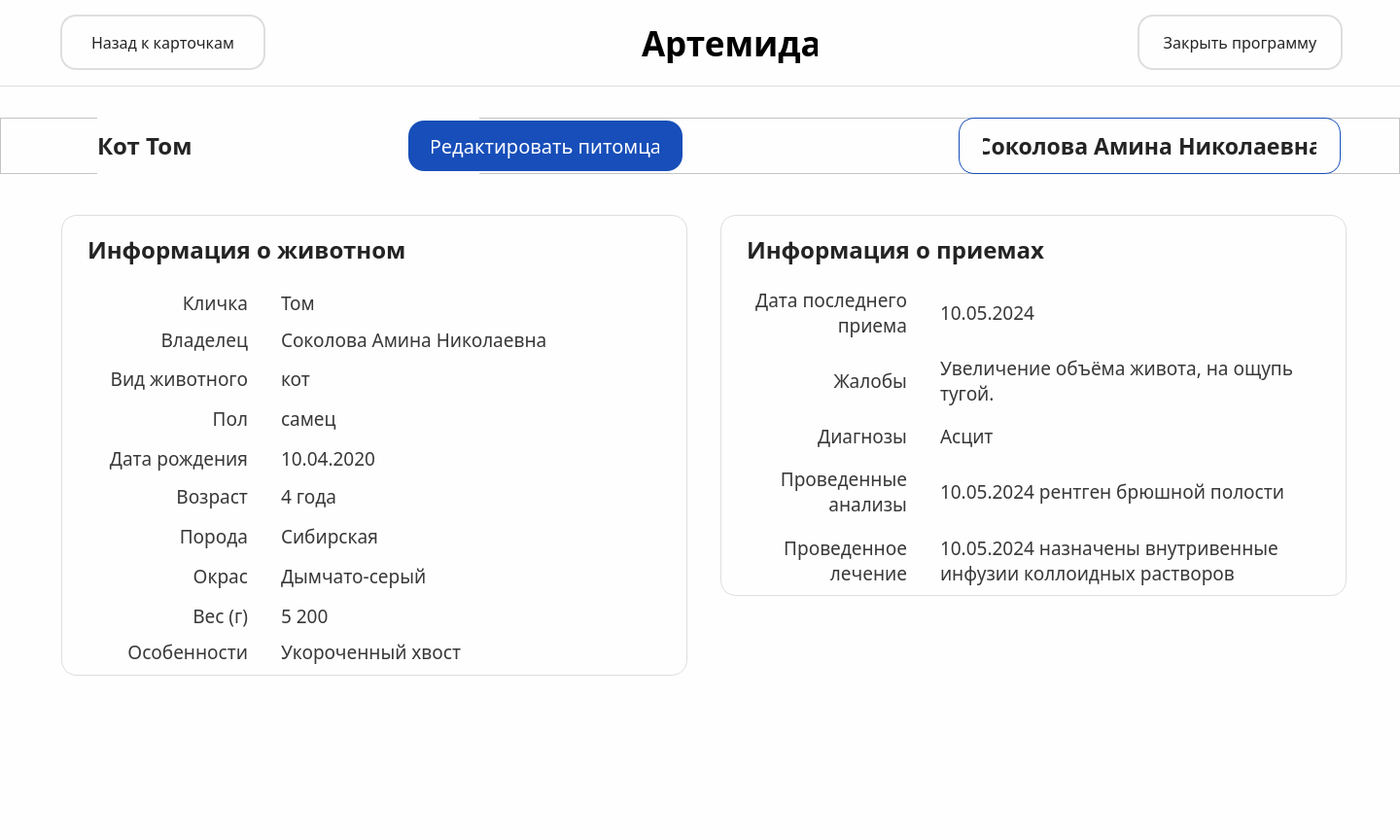
<?xml version="1.0" encoding="UTF-8"?>
<ui version="4.0">
 <class>petCard</class>
 <widget class="QMainWindow" name="petCard">
  <property name="geometry">
   <rect>
    <x>0</x>
    <y>0</y>
    <width>1440</width>
    <height>864</height>
   </rect>
  </property>
  <property name="windowTitle">
   <string>MainWindow</string>
  </property>
  <property name="styleSheet">
   <string notr="true">background-color: #FEFEFE;</string>
  </property>
  <widget class="QWidget" name="centralwidget">
   <widget class="QFrame" name="info">
    <property name="geometry">
     <rect>
      <x>63</x>
      <y>221</y>
      <width>644</width>
      <height>474</height>
     </rect>
    </property>
    <property name="styleSheet">
     <string notr="true">QFrame {
    border: none; 
}

QFrame#info {
    border: 1px solid #DEDEDE;
	border-radius: 16px;
}</string>
    </property>
    <property name="frameShape">
     <enum>QFrame::StyledPanel</enum>
    </property>
    <property name="frameShadow">
     <enum>QFrame::Raised</enum>
    </property>
    <widget class="QLabel" name="label_77">
     <property name="geometry">
      <rect>
       <x>27</x>
       <y>19</y>
       <width>596</width>
       <height>34</height>
      </rect>
     </property>
     <property name="font">
      <font>
       <family>Onest SemiBold</family>
       <pointsize>18</pointsize>
       <weight>75</weight>
       <bold>true</bold>
      </font>
     </property>
     <property name="styleSheet">
      <string notr="true">color: #242424;</string>
     </property>
     <property name="text">
      <string>Информация о животном</string>
     </property>
    </widget>
    <widget class="QWidget" name="aboutpet_9" native="true">
     <property name="geometry">
      <rect>
       <x>24</x>
       <y>75</y>
       <width>596</width>
       <height>388</height>
      </rect>
     </property>
     <widget class="QLabel" name="label_78">
      <property name="geometry">
       <rect>
        <x>0</x>
        <y>1</y>
        <width>168</width>
        <height>28</height>
       </rect>
      </property>
      <property name="font">
       <font>
        <family>Onest</family>
        <pointsize>14</pointsize>
       </font>
      </property>
      <property name="layoutDirection">
       <enum>Qt::LeftToRight</enum>
      </property>
      <property name="styleSheet">
       <string notr="true">color: #383838;</string>
      </property>
      <property name="text">
       <string>Кличка</string>
      </property>
      <property name="alignment">
       <set>Qt::AlignRight|Qt::AlignTrailing|Qt::AlignVCenter</set>
      </property>
     </widget>
     <widget class="QLabel" name="label_79">
      <property name="geometry">
       <rect>
        <x>0</x>
        <y>39</y>
        <width>168</width>
        <height>28</height>
       </rect>
      </property>
      <property name="font">
       <font>
        <family>Onest</family>
        <pointsize>14</pointsize>
       </font>
      </property>
      <property name="layoutDirection">
       <enum>Qt::LeftToRight</enum>
      </property>
      <property name="styleSheet">
       <string notr="true">color: #383838;</string>
      </property>
      <property name="text">
       <string>Владелец</string>
      </property>
      <property name="alignment">
       <set>Qt::AlignRight|Qt::AlignTrailing|Qt::AlignVCenter</set>
      </property>
     </widget>
     <widget class="QLabel" name="label_80">
      <property name="geometry">
       <rect>
        <x>0</x>
        <y>79</y>
        <width>168</width>
        <height>28</height>
       </rect>
      </property>
      <property name="font">
       <font>
        <family>Onest</family>
        <pointsize>14</pointsize>
       </font>
      </property>
      <property name="layoutDirection">
       <enum>Qt::LeftToRight</enum>
      </property>
      <property name="styleSheet">
       <string notr="true">color: #383838;</string>
      </property>
      <property name="text">
       <string>Вид животного</string>
      </property>
      <property name="alignment">
       <set>Qt::AlignRight|Qt::AlignTrailing|Qt::AlignVCenter</set>
      </property>
     </widget>
     <widget class="QLabel" name="label_81">
      <property name="geometry">
       <rect>
        <x>0</x>
        <y>120</y>
        <width>168</width>
        <height>28</height>
       </rect>
      </property>
      <property name="font">
       <font>
        <family>Onest</family>
        <pointsize>14</pointsize>
       </font>
      </property>
      <property name="layoutDirection">
       <enum>Qt::LeftToRight</enum>
      </property>
      <property name="styleSheet">
       <string notr="true">color: #383838;</string>
      </property>
      <property name="text">
       <string>Пол</string>
      </property>
      <property name="alignment">
       <set>Qt::AlignRight|Qt::AlignTrailing|Qt::AlignVCenter</set>
      </property>
     </widget>
     <widget class="QLabel" name="label_82">
      <property name="geometry">
       <rect>
        <x>0</x>
        <y>161</y>
        <width>168</width>
        <height>28</height>
       </rect>
      </property>
      <property name="font">
       <font>
        <family>Onest</family>
        <pointsize>14</pointsize>
       </font>
      </property>
      <property name="layoutDirection">
       <enum>Qt::LeftToRight</enum>
      </property>
      <property name="styleSheet">
       <string notr="true">color: #383838;</string>
      </property>
      <property name="text">
       <string>Дата рождения</string>
      </property>
      <property name="alignment">
       <set>Qt::AlignRight|Qt::AlignTrailing|Qt::AlignVCenter</set>
      </property>
     </widget>
     <widget class="QLabel" name="label_83">
      <property name="geometry">
       <rect>
        <x>0</x>
        <y>200</y>
        <width>168</width>
        <height>28</height>
       </rect>
      </property>
      <property name="font">
       <font>
        <family>Onest</family>
        <pointsize>14</pointsize>
       </font>
      </property>
      <property name="layoutDirection">
       <enum>Qt::LeftToRight</enum>
      </property>
      <property name="styleSheet">
       <string notr="true">color: #383838;</string>
      </property>
      <property name="text">
       <string>Возраст</string>
      </property>
      <property name="alignment">
       <set>Qt::AlignRight|Qt::AlignTrailing|Qt::AlignVCenter</set>
      </property>
     </widget>
     <widget class="QLabel" name="label_84">
      <property name="geometry">
       <rect>
        <x>0</x>
        <y>241</y>
        <width>168</width>
        <height>28</height>
       </rect>
      </property>
      <property name="font">
       <font>
        <family>Onest</family>
        <pointsize>14</pointsize>
       </font>
      </property>
      <property name="layoutDirection">
       <enum>Qt::LeftToRight</enum>
      </property>
      <property name="styleSheet">
       <string notr="true">color: #383838;</string>
      </property>
      <property name="text">
       <string>Порода</string>
      </property>
      <property name="alignment">
       <set>Qt::AlignRight|Qt::AlignTrailing|Qt::AlignVCenter</set>
      </property>
     </widget>
     <widget class="QLabel" name="label_85">
      <property name="geometry">
       <rect>
        <x>0</x>
        <y>282</y>
        <width>168</width>
        <height>28</height>
       </rect>
      </property>
      <property name="font">
       <font>
        <family>Onest</family>
        <pointsize>14</pointsize>
       </font>
      </property>
      <property name="layoutDirection">
       <enum>Qt::LeftToRight</enum>
      </property>
      <property name="styleSheet">
       <string notr="true">color: #383838;</string>
      </property>
      <property name="text">
       <string>Окрас</string>
      </property>
      <property name="alignment">
       <set>Qt::AlignRight|Qt::AlignTrailing|Qt::AlignVCenter</set>
      </property>
     </widget>
     <widget class="QLineEdit" name="lineEdit_56">
      <property name="geometry">
       <rect>
        <x>200</x>
        <y>417</y>
        <width>396</width>
        <height>40</height>
       </rect>
      </property>
      <property name="font">
       <font>
        <family>Onest</family>
        <pointsize>14</pointsize>
       </font>
      </property>
      <property name="styleSheet">
       <string notr="true">border: 1px solid #DEDEDE;
border-radius: 6px;
padding: 6px 16px;
</string>
      </property>
      <property name="placeholderText">
       <string>Укажите вес в граммах</string>
      </property>
     </widget>
     <widget class="QLabel" name="label_86">
      <property name="geometry">
       <rect>
        <x>0</x>
        <y>323</y>
        <width>168</width>
        <height>28</height>
       </rect>
      </property>
      <property name="font">
       <font>
        <family>Onest</family>
        <pointsize>14</pointsize>
       </font>
      </property>
      <property name="layoutDirection">
       <enum>Qt::LeftToRight</enum>
      </property>
      <property name="styleSheet">
       <string notr="true">color: #383838;</string>
      </property>
      <property name="text">
       <string>Вес (г)</string>
      </property>
      <property name="alignment">
       <set>Qt::AlignRight|Qt::AlignTrailing|Qt::AlignVCenter</set>
      </property>
     </widget>
     <widget class="QLabel" name="label_87">
      <property name="geometry">
       <rect>
        <x>0</x>
        <y>360</y>
        <width>168</width>
        <height>28</height>
       </rect>
      </property>
      <property name="font">
       <font>
        <family>Onest</family>
        <pointsize>14</pointsize>
       </font>
      </property>
      <property name="layoutDirection">
       <enum>Qt::LeftToRight</enum>
      </property>
      <property name="styleSheet">
       <string notr="true">color: #383838;</string>
      </property>
      <property name="text">
       <string>Особенности</string>
      </property>
      <property name="alignment">
       <set>Qt::AlignRight|Qt::AlignTrailing|Qt::AlignVCenter</set>
      </property>
     </widget>
     <widget class="QLineEdit" name="lineEdit_57">
      <property name="geometry">
       <rect>
        <x>200</x>
        <y>468</y>
        <width>396</width>
        <height>40</height>
       </rect>
      </property>
      <property name="font">
       <font>
        <family>Onest</family>
        <pointsize>14</pointsize>
       </font>
      </property>
      <property name="styleSheet">
       <string notr="true">border: 1px solid #DEDEDE;
border-radius: 6px;
padding: 6px 16px;
</string>
      </property>
      <property name="placeholderText">
       <string>Опишите особенности</string>
      </property>
     </widget>
     <widget class="QLabel" name="label_97">
      <property name="geometry">
       <rect>
        <x>202</x>
        <y>1</y>
        <width>391</width>
        <height>28</height>
       </rect>
      </property>
      <property name="font">
       <font>
        <family>Onest Medium</family>
        <pointsize>14</pointsize>
       </font>
      </property>
      <property name="layoutDirection">
       <enum>Qt::LeftToRight</enum>
      </property>
      <property name="styleSheet">
       <string notr="true">color: #383838;</string>
      </property>
      <property name="text">
       <string>Том</string>
      </property>
      <property name="alignment">
       <set>Qt::AlignLeading|Qt::AlignLeft|Qt::AlignVCenter</set>
      </property>
     </widget>
     <widget class="QLabel" name="label_98">
      <property name="geometry">
       <rect>
        <x>202</x>
        <y>39</y>
        <width>391</width>
        <height>28</height>
       </rect>
      </property>
      <property name="font">
       <font>
        <family>Onest Medium</family>
        <pointsize>14</pointsize>
       </font>
      </property>
      <property name="layoutDirection">
       <enum>Qt::LeftToRight</enum>
      </property>
      <property name="styleSheet">
       <string notr="true">color: #383838;</string>
      </property>
      <property name="text">
       <string>Соколова Амина Николаевна</string>
      </property>
      <property name="alignment">
       <set>Qt::AlignLeading|Qt::AlignLeft|Qt::AlignVCenter</set>
      </property>
     </widget>
     <widget class="QLabel" name="label_99">
      <property name="geometry">
       <rect>
        <x>202</x>
        <y>79</y>
        <width>391</width>
        <height>28</height>
       </rect>
      </property>
      <property name="font">
       <font>
        <family>Onest Medium</family>
        <pointsize>14</pointsize>
       </font>
      </property>
      <property name="layoutDirection">
       <enum>Qt::LeftToRight</enum>
      </property>
      <property name="styleSheet">
       <string notr="true">color: #383838;</string>
      </property>
      <property name="text">
       <string>кот</string>
      </property>
      <property name="alignment">
       <set>Qt::AlignLeading|Qt::AlignLeft|Qt::AlignVCenter</set>
      </property>
     </widget>
     <widget class="QLabel" name="label_100">
      <property name="geometry">
       <rect>
        <x>202</x>
        <y>120</y>
        <width>391</width>
        <height>28</height>
       </rect>
      </property>
      <property name="font">
       <font>
        <family>Onest Medium</family>
        <pointsize>14</pointsize>
       </font>
      </property>
      <property name="layoutDirection">
       <enum>Qt::LeftToRight</enum>
      </property>
      <property name="styleSheet">
       <string notr="true">color: #383838;</string>
      </property>
      <property name="text">
       <string>самец</string>
      </property>
      <property name="alignment">
       <set>Qt::AlignLeading|Qt::AlignLeft|Qt::AlignVCenter</set>
      </property>
     </widget>
     <widget class="QLabel" name="label_101">
      <property name="geometry">
       <rect>
        <x>202</x>
        <y>161</y>
        <width>391</width>
        <height>28</height>
       </rect>
      </property>
      <property name="font">
       <font>
        <family>Onest Medium</family>
        <pointsize>14</pointsize>
       </font>
      </property>
      <property name="layoutDirection">
       <enum>Qt::LeftToRight</enum>
      </property>
      <property name="styleSheet">
       <string notr="true">color: #383838;</string>
      </property>
      <property name="text">
       <string>10.04.2020</string>
      </property>
      <property name="alignment">
       <set>Qt::AlignLeading|Qt::AlignLeft|Qt::AlignVCenter</set>
      </property>
     </widget>
     <widget class="QLabel" name="label_102">
      <property name="geometry">
       <rect>
        <x>202</x>
        <y>200</y>
        <width>391</width>
        <height>28</height>
       </rect>
      </property>
      <property name="font">
       <font>
        <family>Onest Medium</family>
        <pointsize>14</pointsize>
       </font>
      </property>
      <property name="layoutDirection">
       <enum>Qt::LeftToRight</enum>
      </property>
      <property name="styleSheet">
       <string notr="true">color: #383838;</string>
      </property>
      <property name="text">
       <string>4 года</string>
      </property>
      <property name="alignment">
       <set>Qt::AlignLeading|Qt::AlignLeft|Qt::AlignVCenter</set>
      </property>
     </widget>
     <widget class="QLabel" name="label_103">
      <property name="geometry">
       <rect>
        <x>202</x>
        <y>241</y>
        <width>391</width>
        <height>28</height>
       </rect>
      </property>
      <property name="font">
       <font>
        <family>Onest Medium</family>
        <pointsize>14</pointsize>
       </font>
      </property>
      <property name="layoutDirection">
       <enum>Qt::LeftToRight</enum>
      </property>
      <property name="styleSheet">
       <string notr="true">color: #383838;</string>
      </property>
      <property name="text">
       <string>Сибирская</string>
      </property>
      <property name="alignment">
       <set>Qt::AlignLeading|Qt::AlignLeft|Qt::AlignVCenter</set>
      </property>
     </widget>
     <widget class="QLabel" name="label_104">
      <property name="geometry">
       <rect>
        <x>202</x>
        <y>282</y>
        <width>391</width>
        <height>28</height>
       </rect>
      </property>
      <property name="font">
       <font>
        <family>Onest Medium</family>
        <pointsize>14</pointsize>
       </font>
      </property>
      <property name="layoutDirection">
       <enum>Qt::LeftToRight</enum>
      </property>
      <property name="styleSheet">
       <string notr="true">color: #383838;</string>
      </property>
      <property name="text">
       <string>Дымчато-серый</string>
      </property>
      <property name="alignment">
       <set>Qt::AlignLeading|Qt::AlignLeft|Qt::AlignVCenter</set>
      </property>
     </widget>
     <widget class="QLabel" name="label_105">
      <property name="geometry">
       <rect>
        <x>202</x>
        <y>323</y>
        <width>391</width>
        <height>28</height>
       </rect>
      </property>
      <property name="font">
       <font>
        <family>Onest Medium</family>
        <pointsize>14</pointsize>
       </font>
      </property>
      <property name="layoutDirection">
       <enum>Qt::LeftToRight</enum>
      </property>
      <property name="styleSheet">
       <string notr="true">color: #383838;</string>
      </property>
      <property name="text">
       <string>5 200</string>
      </property>
      <property name="alignment">
       <set>Qt::AlignLeading|Qt::AlignLeft|Qt::AlignVCenter</set>
      </property>
     </widget>
     <widget class="QLabel" name="label_106">
      <property name="geometry">
       <rect>
        <x>202</x>
        <y>360</y>
        <width>391</width>
        <height>28</height>
       </rect>
      </property>
      <property name="font">
       <font>
        <family>Onest Medium</family>
        <pointsize>14</pointsize>
       </font>
      </property>
      <property name="layoutDirection">
       <enum>Qt::LeftToRight</enum>
      </property>
      <property name="styleSheet">
       <string notr="true">color: #383838;</string>
      </property>
      <property name="text">
       <string>Укороченный хвост</string>
      </property>
      <property name="alignment">
       <set>Qt::AlignLeading|Qt::AlignLeft|Qt::AlignVCenter</set>
      </property>
     </widget>
    </widget>
   </widget>
   <widget class="QFrame" name="info_2">
    <property name="geometry">
     <rect>
      <x>741</x>
      <y>221</y>
      <width>644</width>
      <height>392</height>
     </rect>
    </property>
    <property name="styleSheet">
     <string notr="true">QFrame {
    border: none; 
}

QFrame#info_2 {
    border: 1px solid #DEDEDE;
	border-radius: 16px;
}</string>
    </property>
    <property name="frameShape">
     <enum>QFrame::StyledPanel</enum>
    </property>
    <property name="frameShadow">
     <enum>QFrame::Raised</enum>
    </property>
    <widget class="QLabel" name="label_88">
     <property name="geometry">
      <rect>
       <x>27</x>
       <y>19</y>
       <width>596</width>
       <height>34</height>
      </rect>
     </property>
     <property name="font">
      <font>
       <family>Onest SemiBold</family>
       <pointsize>18</pointsize>
       <weight>75</weight>
       <bold>true</bold>
      </font>
     </property>
     <property name="styleSheet">
      <string notr="true">color: #242424;</string>
     </property>
     <property name="text">
      <string>Информация о приемах</string>
     </property>
    </widget>
    <widget class="QWidget" name="aboutpet_10" native="true">
     <property name="geometry">
      <rect>
       <x>24</x>
       <y>72</y>
       <width>596</width>
       <height>316</height>
      </rect>
     </property>
     <widget class="QLabel" name="label_89">
      <property name="geometry">
       <rect>
        <x>0</x>
        <y>0</y>
        <width>168</width>
        <height>56</height>
       </rect>
      </property>
      <property name="font">
       <font>
        <family>Onest</family>
        <pointsize>14</pointsize>
       </font>
      </property>
      <property name="layoutDirection">
       <enum>Qt::LeftToRight</enum>
      </property>
      <property name="styleSheet">
       <string notr="true">color: #383838;</string>
      </property>
      <property name="text">
       <string>Дата последнего приема</string>
      </property>
      <property name="textFormat">
       <enum>Qt::AutoText</enum>
      </property>
      <property name="alignment">
       <set>Qt::AlignRight|Qt::AlignTrailing|Qt::AlignVCenter</set>
      </property>
      <property name="wordWrap">
       <bool>true</bool>
      </property>
      <property name="margin">
       <number>0</number>
      </property>
      <property name="indent">
       <number>-1</number>
      </property>
     </widget>
     <widget class="QLabel" name="label_90">
      <property name="geometry">
       <rect>
        <x>0</x>
        <y>70</y>
        <width>168</width>
        <height>56</height>
       </rect>
      </property>
      <property name="font">
       <font>
        <family>Onest</family>
        <pointsize>14</pointsize>
       </font>
      </property>
      <property name="layoutDirection">
       <enum>Qt::LeftToRight</enum>
      </property>
      <property name="styleSheet">
       <string notr="true">color: #383838;</string>
      </property>
      <property name="text">
       <string>Жалобы</string>
      </property>
      <property name="alignment">
       <set>Qt::AlignRight|Qt::AlignTrailing|Qt::AlignVCenter</set>
      </property>
     </widget>
     <widget class="QLabel" name="label_91">
      <property name="geometry">
       <rect>
        <x>0</x>
        <y>141</y>
        <width>168</width>
        <height>28</height>
       </rect>
      </property>
      <property name="font">
       <font>
        <family>Onest</family>
        <pointsize>14</pointsize>
       </font>
      </property>
      <property name="layoutDirection">
       <enum>Qt::LeftToRight</enum>
      </property>
      <property name="styleSheet">
       <string notr="true">color: #383838;</string>
      </property>
      <property name="text">
       <string>Диагнозы</string>
      </property>
      <property name="alignment">
       <set>Qt::AlignRight|Qt::AlignTrailing|Qt::AlignVCenter</set>
      </property>
     </widget>
     <widget class="QLabel" name="label_92">
      <property name="geometry">
       <rect>
        <x>0</x>
        <y>184</y>
        <width>168</width>
        <height>56</height>
       </rect>
      </property>
      <property name="font">
       <font>
        <family>Onest</family>
        <pointsize>14</pointsize>
       </font>
      </property>
      <property name="layoutDirection">
       <enum>Qt::LeftToRight</enum>
      </property>
      <property name="styleSheet">
       <string notr="true">color: #383838;</string>
      </property>
      <property name="text">
       <string>Проведенные анализы</string>
      </property>
      <property name="alignment">
       <set>Qt::AlignRight|Qt::AlignTrailing|Qt::AlignVCenter</set>
      </property>
      <property name="wordWrap">
       <bool>true</bool>
      </property>
     </widget>
     <widget class="QLabel" name="label_93">
      <property name="geometry">
       <rect>
        <x>0</x>
        <y>255</y>
        <width>168</width>
        <height>56</height>
       </rect>
      </property>
      <property name="font">
       <font>
        <family>Onest</family>
        <pointsize>14</pointsize>
       </font>
      </property>
      <property name="layoutDirection">
       <enum>Qt::LeftToRight</enum>
      </property>
      <property name="styleSheet">
       <string notr="true">color: #383838;</string>
      </property>
      <property name="text">
       <string>Проведенное лечение</string>
      </property>
      <property name="alignment">
       <set>Qt::AlignRight|Qt::AlignTrailing|Qt::AlignVCenter</set>
      </property>
      <property name="wordWrap">
       <bool>true</bool>
      </property>
     </widget>
     <widget class="QLabel" name="label_107">
      <property name="geometry">
       <rect>
        <x>202</x>
        <y>0</y>
        <width>391</width>
        <height>56</height>
       </rect>
      </property>
      <property name="font">
       <font>
        <family>Onest Medium</family>
        <pointsize>14</pointsize>
       </font>
      </property>
      <property name="layoutDirection">
       <enum>Qt::LeftToRight</enum>
      </property>
      <property name="styleSheet">
       <string notr="true">color: #383838;</string>
      </property>
      <property name="text">
       <string>10.05.2024</string>
      </property>
      <property name="alignment">
       <set>Qt::AlignLeading|Qt::AlignLeft|Qt::AlignVCenter</set>
      </property>
     </widget>
     <widget class="QLabel" name="label_108">
      <property name="geometry">
       <rect>
        <x>202</x>
        <y>70</y>
        <width>391</width>
        <height>56</height>
       </rect>
      </property>
      <property name="font">
       <font>
        <family>Onest Medium</family>
        <pointsize>14</pointsize>
       </font>
      </property>
      <property name="layoutDirection">
       <enum>Qt::LeftToRight</enum>
      </property>
      <property name="styleSheet">
       <string notr="true">color: #383838;</string>
      </property>
      <property name="text">
       <string>Увеличение объёма живота, на ощупь тугой.</string>
      </property>
      <property name="alignment">
       <set>Qt::AlignLeading|Qt::AlignLeft|Qt::AlignVCenter</set>
      </property>
      <property name="wordWrap">
       <bool>true</bool>
      </property>
     </widget>
     <widget class="QLabel" name="label_109">
      <property name="geometry">
       <rect>
        <x>202</x>
        <y>141</y>
        <width>391</width>
        <height>28</height>
       </rect>
      </property>
      <property name="font">
       <font>
        <family>Onest Medium</family>
        <pointsize>14</pointsize>
       </font>
      </property>
      <property name="layoutDirection">
       <enum>Qt::LeftToRight</enum>
      </property>
      <property name="styleSheet">
       <string notr="true">color: #383838;</string>
      </property>
      <property name="text">
       <string>Асцит</string>
      </property>
      <property name="alignment">
       <set>Qt::AlignLeading|Qt::AlignLeft|Qt::AlignVCenter</set>
      </property>
     </widget>
     <widget class="QLabel" name="label_110">
      <property name="geometry">
       <rect>
        <x>202</x>
        <y>184</y>
        <width>391</width>
        <height>56</height>
       </rect>
      </property>
      <property name="font">
       <font>
        <family>Onest Medium</family>
        <pointsize>14</pointsize>
       </font>
      </property>
      <property name="layoutDirection">
       <enum>Qt::LeftToRight</enum>
      </property>
      <property name="styleSheet">
       <string notr="true">color: #383838;</string>
      </property>
      <property name="text">
       <string>10.05.2024 рентген брюшной полости</string>
      </property>
      <property name="alignment">
       <set>Qt::AlignLeading|Qt::AlignLeft|Qt::AlignVCenter</set>
      </property>
     </widget>
     <widget class="QLabel" name="label_111">
      <property name="geometry">
       <rect>
        <x>202</x>
        <y>255</y>
        <width>391</width>
        <height>56</height>
       </rect>
      </property>
      <property name="font">
       <font>
        <family>Onest Medium</family>
        <pointsize>14</pointsize>
       </font>
      </property>
      <property name="layoutDirection">
       <enum>Qt::LeftToRight</enum>
      </property>
      <property name="styleSheet">
       <string notr="true">color: #383838;</string>
      </property>
      <property name="text">
       <string>10.05.2024 назначены внутривенные инфузии коллоидных растворов</string>
      </property>
      <property name="alignment">
       <set>Qt::AlignLeading|Qt::AlignLeft|Qt::AlignVCenter</set>
      </property>
      <property name="wordWrap">
       <bool>true</bool>
      </property>
     </widget>
    </widget>
   </widget>
   <widget class="QFrame" name="header">
    <property name="geometry">
     <rect>
      <x>0</x>
      <y>0</y>
      <width>1440</width>
      <height>89</height>
     </rect>
    </property>
    <property name="styleSheet">
     <string notr="true">QFrame {
    border: none; 
}

QFrame#header {
    border-bottom: 1px solid #DEDEDE;
}
</string>
    </property>
    <property name="frameShape">
     <enum>QFrame::StyledPanel</enum>
    </property>
    <property name="frameShadow">
     <enum>QFrame::Raised</enum>
    </property>
    <widget class="QWidget" name="logo_5" native="true">
     <property name="geometry">
      <rect>
       <x>600</x>
       <y>21</y>
       <width>244</width>
       <height>48</height>
      </rect>
     </property>
     <widget class="QLabel" name="label_94">
      <property name="geometry">
       <rect>
        <x>60</x>
        <y>3</y>
        <width>181</width>
        <height>41</height>
       </rect>
      </property>
      <property name="font">
       <font>
        <family>Acrom</family>
        <pointsize>26</pointsize>
        <weight>75</weight>
        <bold>true</bold>
       </font>
      </property>
      <property name="text">
       <string>Артемида</string>
      </property>
     </widget>
     <widget class="QLabel" name="label_95">
      <property name="geometry">
       <rect>
        <x>4</x>
        <y>2</y>
        <width>40</width>
        <height>48</height>
       </rect>
      </property>
      <property name="text">
       <string/>
      </property>
      <property name="pixmap">
       <pixmap>Иконка2.png</pixmap>
      </property>
     </widget>
    </widget>
    <widget class="QPushButton" name="pushButton_14">
     <property name="geometry">
      <rect>
       <x>62</x>
       <y>15</y>
       <width>211</width>
       <height>57</height>
      </rect>
     </property>
     <property name="font">
      <font>
       <family>Onest</family>
       <pointsize>12</pointsize>
      </font>
     </property>
     <property name="styleSheet">
      <string notr="true">padding: 16px 24px;
color: #242424;
border: 2px solid #DEDEDE;
border-radius: 16px;</string>
     </property>
     <property name="text">
      <string>Назад к карточкам</string>
     </property>
    </widget>
    <widget class="QPushButton" name="pushButton_15">
     <property name="geometry">
      <rect>
       <x>1170</x>
       <y>15</y>
       <width>211</width>
       <height>57</height>
      </rect>
     </property>
     <property name="font">
      <font>
       <family>Onest</family>
       <pointsize>12</pointsize>
       <weight>50</weight>
       <italic>false</italic>
       <bold>false</bold>
       <underline>false</underline>
       <strikeout>false</strikeout>
       <stylestrategy>PreferDefault</stylestrategy>
       <kerning>true</kerning>
      </font>
     </property>
     <property name="styleSheet">
      <string notr="true">padding: 16px 24px;
color: #242424;
border: 2px solid #DEDEDE;
border-radius: 16px;</string>
     </property>
     <property name="text">
      <string>Закрыть программу</string>
     </property>
    </widget>
   </widget>
   <widget class="QFrame" name="frame">
    <property name="geometry">
     <rect>
      <x>0</x>
      <y>121</y>
      <width>1440</width>
      <height>58</height>
     </rect>
    </property>
    <property name="frameShape">
     <enum>QFrame::StyledPanel</enum>
    </property>
    <property name="frameShadow">
     <enum>QFrame::Raised</enum>
    </property>
    <widget class="QLabel" name="label_96">
     <property name="geometry">
      <rect>
       <x>100</x>
       <y>0</y>
       <width>393</width>
       <height>58</height>
      </rect>
     </property>
     <property name="font">
      <font>
       <family>Onest SemiBold</family>
       <pointsize>18</pointsize>
       <weight>75</weight>
       <bold>true</bold>
      </font>
     </property>
     <property name="styleSheet">
      <string notr="true">color: #242424;</string>
     </property>
     <property name="text">
      <string>Кот Том</string>
     </property>
     <property name="alignment">
      <set>Qt::AlignLeading|Qt::AlignLeft|Qt::AlignVCenter</set>
     </property>
    </widget>
    <widget class="QPushButton" name="pushButton_16">
     <property name="geometry">
      <rect>
       <x>420</x>
       <y>3</y>
       <width>282</width>
       <height>52</height>
      </rect>
     </property>
     <property name="font">
      <font>
       <family>Onest Medium</family>
       <pointsize>15</pointsize>
      </font>
     </property>
     <property name="styleSheet">
      <string notr="true">padding: 12px 24px;
color: white;
border: none;
border-radius: 16px;
background-color: #174EB9;</string>
     </property>
     <property name="text">
      <string>Редактировать питомца</string>
     </property>
     <property name="autoRepeatDelay">
      <number>300</number>
     </property>
    </widget>
    <widget class="QPushButton" name="pushButton_17">
     <property name="geometry">
      <rect>
       <x>986</x>
       <y>0</y>
       <width>393</width>
       <height>58</height>
      </rect>
     </property>
     <property name="font">
      <font>
       <family>Onest SemiBold</family>
       <pointsize>17</pointsize>
       <weight>75</weight>
       <bold>true</bold>
      </font>
     </property>
     <property name="styleSheet">
      <string notr="true">padding: 12px 24px;
color: #242424;
border: 1px solid #174EB9;
border-radius: 16px;</string>
     </property>
     <property name="text">
      <string>Соколова Амина Николаевна</string>
     </property>
     <property name="autoRepeatDelay">
      <number>300</number>
     </property>
    </widget>
   </widget>
  </widget>
 </widget>
 <resources/>
 <connections/>
</ui>
